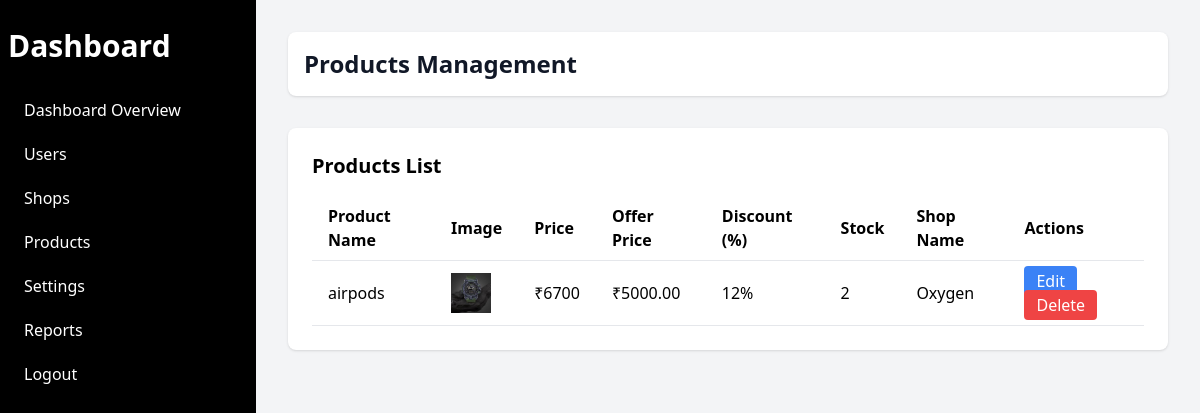
Screenshot of /productslist/ (signed in) with the database file from the repository.
### app/models.py (models this page shows, shortened)
class product(models.Model):
    productname=models.CharField(max_length=50,null=True,blank=False)
    productimage=models.ImageField(upload_to='product/',null=True,blank=True)
    productprice=models.IntegerField(null=True,blank=True)
    offerprice=models.DecimalField(max_digits=100,null=True,blank=True,decimal_places=2)
    discountvalue=models.IntegerField(null=True,blank=True)
    stock=models.IntegerField(null=True,blank=True)
    shopname=models.ForeignKey(shopregister,on_delete=models.CASCADE)

class shopregister(models.Model):
    shopname=models.CharField(max_length=50,null=True,blank=False)
    shopownername=models.CharField(max_length=50,null=True,blank=False)
    email=models.EmailField(unique=True,null=True,blank=False)
    phone=models.IntegerField(null=True,blank=True)
    storeid=models.CharField(max_length=50,null=True,blank=False,unique=True)
    password=models.CharField(max_length=8,null=True,blank=True)
    image=models.ImageField(upload_to='shop/',null=True,blank=True)
    location=models.CharField(max_length=50,null=True,blank=False)

### app/views.py (the view)
# urls.py: path('productslist/', views.product_list_view, name='product_list'),
def product_list_view(request):
    if 'ademail' in request.session:
        productslist = product.objects.all()
        return render(request, 'productslist.html', {'productslist': productslist})
    else:
        return redirect('adminlogin')

### app/templates/productslist.html (shortened to what this page needs)
<!DOCTYPE html>
<html lang="en">
<head>
    <script src="https://cdn.tailwindcss.com"></script>
</head>
<body class="bg-gray-100">
    <div class="flex min-h-screen">
        <div class="bg-black text-white w-64 space-y-6 py-7 px-2 fixed inset-y-0 left-0 transform -translate-x-full md:translate-x-0 transition duration-200 ease-in-out">
            <a href="#" class="text-3xl font-bold text-white text-center">Dashboard</a>
            <nav class="mt-10">
                <a href="#" class="block py-2.5 px-4 rounded transition duration-200 hover:bg-gray-700 hover:text-white">Dashboard Overview</a>
                <a href="{% url 'user_list' %}" class="block py-2.5 px-4 rounded transition duration-200 hover:bg-gray-700 hover:text-white">Users</a>
                <a href="{% url 'shop_list' %}" class="block py-2.5 px-4 rounded transition duration-200 hover:bg-gray-700 hover:text-white">Shops</a>
                <a href="{% url 'product_list' %}" class="block py-2.5 px-4 rounded transition duration-200 hover:bg-gray-700 hover:text-white">Products</a>
                <a href="#" class="block py-2.5 px-4 rounded transition duration-200 hover:bg-gray-700 hover:text-white">Settings</a>
                <a href="#" class="block py-2.5 px-4 rounded transition duration-200 hover:bg-gray-700 hover:text-white">Reports</a>
                <a href="#" class="block py-2.5 px-4 rounded transition duration-200 hover:bg-gray-700 hover:text-white">Logout</a>
            </nav>
        </div>
        <div class="flex-1 ml-64 p-8">
            <header class="flex justify-between items-center bg-white shadow p-4 rounded-lg">
                <h1 class="text-2xl font-bold text-gray-900">Products Management</h1>
            </header>
            <div class="mt-8 bg-white p-6 rounded-lg shadow">
                <h2 class="text-xl font-semibold mb-4">Products List</h2>
                <table class="min-w-full text-left table-auto border-collapse">
                    <thead class="border-b">
                        <tr>
                            <th class="px-4 py-2">Product Name</th>
                            <th class="px-4 py-2">Image</th>
                            <th class="px-4 py-2">Price</th>
                            <th class="px-4 py-2">Offer Price</th>
                            <th class="px-4 py-2">Discount (%)</th>
                            <th class="px-4 py-2">Stock</th>
                            <th class="px-4 py-2">Shop Name</th>
                            <th class="px-4 py-2">Actions</th>
                        </tr>
                    </thead>
                    <tbody>
                        {% for product in productslist %}
                        <tr class="border-b">
                            <td class="px-4 py-2">{{ product.productname }}</td>
                            <td class="px-4 py-2">
                                {% if product.productimage %}
                                <img src="{{ product.productimage.url }}" alt="{{ product.productname }}" class="h-10 w-10 object-cover">
                                {% else %}
                                No Image
                                {% endif %}
                            </td>
                            <td class="px-4 py-2">₹{{ product.productprice }}</td>
                            <td class="px-4 py-2">₹{{ product.offerprice }}</td>
                            <td class="px-4 py-2">{{ product.discountvalue }}%</td>
                            <td class="px-4 py-2">{{ product.stock }}</td>
                            <td class="px-4 py-2">{{ product.shopname.shopname }}</td>
                            <td class="px-4 py-2">
                                <a href="" class="bg-blue-500 text-white px-3 py-1 rounded">Edit</a>
                                <a href="" class="bg-red-500 text-white px-3 py-1 rounded" onclick="return confirm('Are you sure you want to delete this product?')">Delete</a>
                            </td>
                        </tr>
                        {% empty %}
                        <tr>
                            <td colspan="8" class="text-center py-4">No products found.</td>
                        </tr>
                        {% endfor %}
                    </tbody>
                </table>
            </div>
        </div>
    </div>
</body>
</html>

### rows the page displays
product: productname "airpods", productimage (picture), productprice "6700", offerprice "5000.00", discountvalue "12", stock "2", shopname.shopname "Oxygen"
